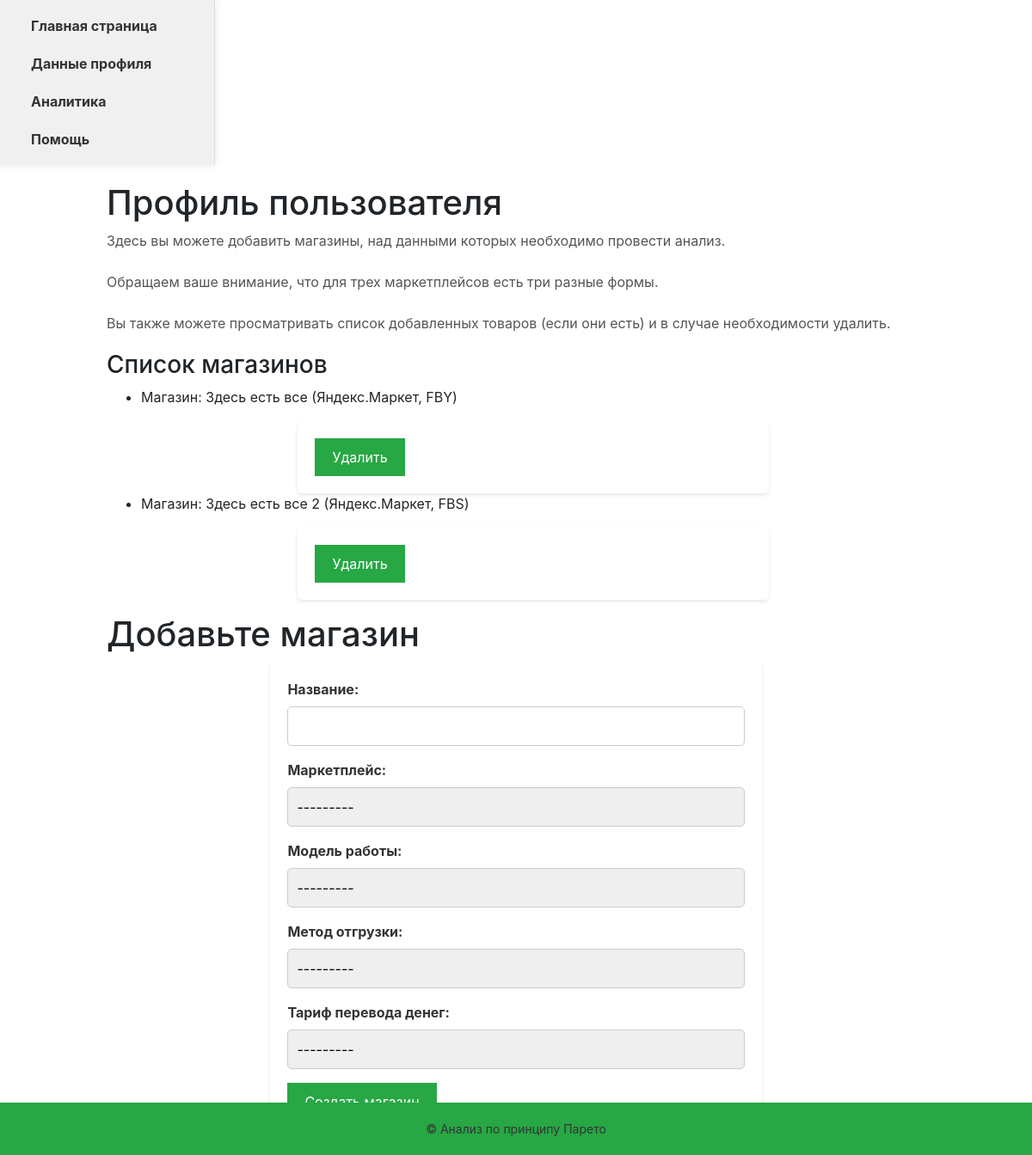
Before: /user/profil (signed in) with the older database file.
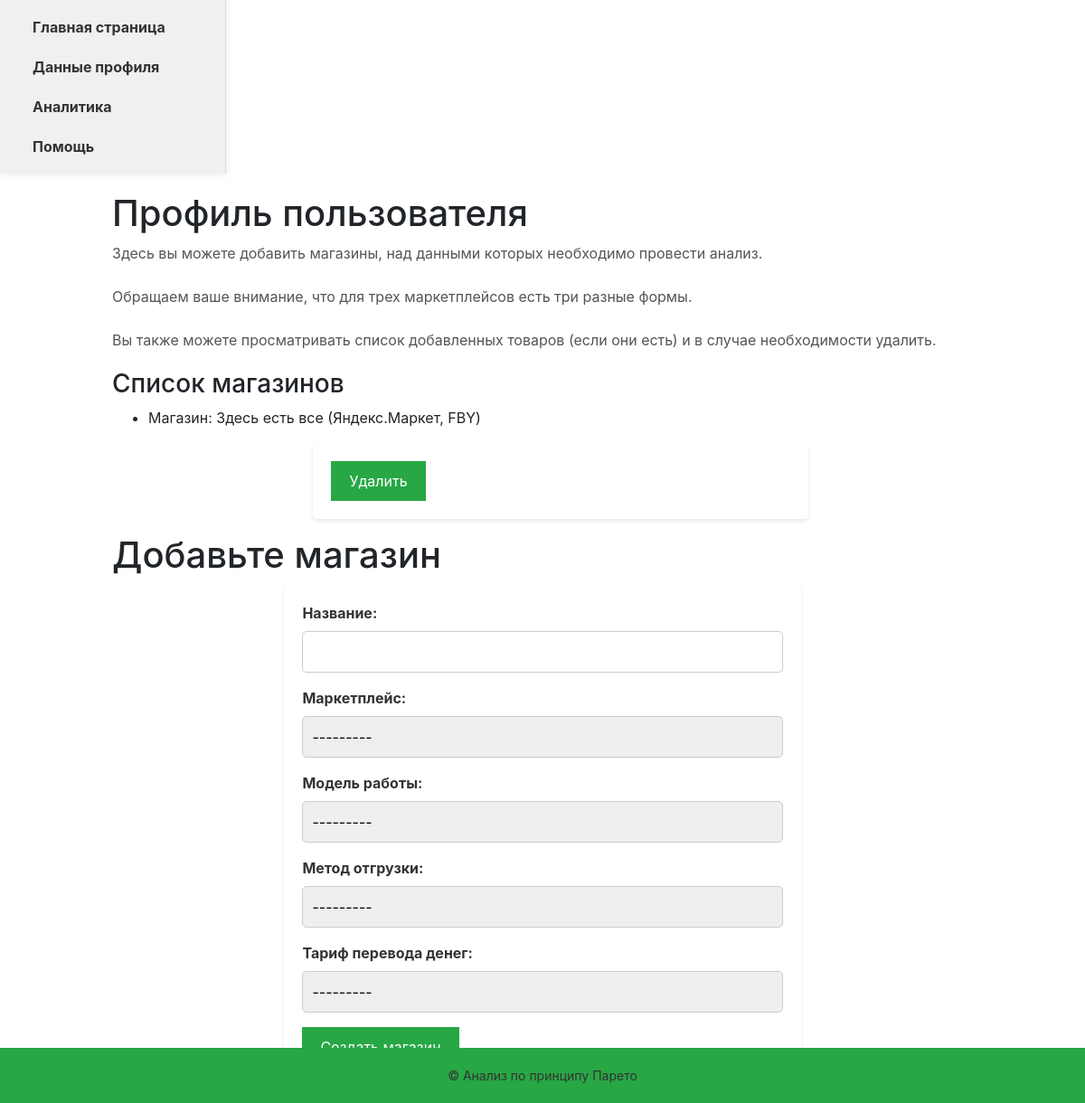
After: the same page with the newer database file.
### for_users/models.py (models this page shows, shortened)
class Shop(models.Model):
    nameSH = models.CharField(max_length=20, verbose_name='Название', unique=True)
    creator = models.ForeignKey(User, on_delete=models.SET_NULL, null=True, blank=True, verbose_name='Создатель')
    mp = models.ForeignKey(MarketPlace, on_delete=models.CASCADE, verbose_name='Маркетплейс', to_field='nameMP')
    md = models.ForeignKey(ModelWork, on_delete=models.CASCADE, verbose_name='Модель работы', to_field='nameMW')
    moe = models.ForeignKey(MethodofExport, on_delete=models.CASCADE, verbose_name='Метод отгрузки', to_field='nameME')
    tt = models.ForeignKey(TariffTranslate, on_delete=models.CASCADE, verbose_name='Тариф перевода денег', to_field='nameTT')
    class Meta:
        verbose_name = "Магазин"
        verbose_name_plural = "Магазины"

### for_admin/models.py (models this page shows)
class MarketPlace(models.Model):
    nameMP = models.CharField(max_length=20, verbose_name='Название МП', unique=True)
    def __str__(self):
        return self.nameMP
    class Meta:
        verbose_name = "Маркетплейс"
        verbose_name_plural = "Маркетплейсы"

class ModelWork(models.Model):
    nameMW = models.CharField(max_length=10, verbose_name='Название модели', unique=True)
    mp = models.ForeignKey(MarketPlace, on_delete=models.CASCADE, verbose_name='Доступе для МП', to_field='nameMP')
    def __str__(self):
        return self.nameMW
    class Meta:
        verbose_name = "Модель продаж"
        verbose_name_plural = "Модели продаж"

### for_users/views.py (the view)
# urls.py: path('profil', views.profil, name='profil'),
@login_required
def profil(request):
    user = request.user
    if request.method == 'POST':
        form = ShopForm(request.POST)
        if form.is_valid():
            shop = form.save(commit=False)
            shop.creator = request.user
            shop.save()
            return redirect('profil')
    else:
        form = ShopForm()
    shops = Shop.objects.filter(creator=user)
    return render(request, 'for_users/profil.html', {'form': form, 'shops':shops})

### for_users/forms.py
class ShopForm(forms.ModelForm):
    class Meta:
        model = Shop
        fields = ['nameSH', 'mp', 'md', 'moe', 'tt']

### for_admin/models.py (called while the page is built)
    def __str__(self):
        return self.nameME

    def __str__(self):
        return self.nameTT

### for_users/templates/for_users/profil.html (shortened to what this page needs)
{% extends 'for_users/base.html' %}
{% block content %}
<h1>Профиль пользователя</h1>
<p class="description">
  Здесь вы можете добавить магазины, над данными которых необходимо провести анализ. <br><br>
  Обращаем ваше внимание, что для трех маркетплейсов есть три разные формы.<br><br>
  Вы также можете просматривать список добавленных товаров (если они есть) и в случае необходимости
  удалить.
</p>
<h3>Список магазинов</h3>
{% if shops %}
  <ul>
    {% for shop_item in shops %}
      <li>
        <p>Магазин: {{ shop_item.nameSH }} ({{ shop_item.mp }}, {{ shop_item.md }})</p>
        <form class="nob" method="post">
          <button type="submit" name="action" value="delete">Удалить</button>
        </form>
      </li>
    {% endfor %}
  </ul>
{% else %}
  Пока нет доступных магазинов
{% endif %}
<h1>Добавьте магазин</h1>
<form method="post">
  {{ form.as_p }}
  <button type="submit">Создать магазин</button>
</form>
{% endblock %}

### for_users/templates/for_users/base.html (shortened to what this page needs)
<!DOCTYPE html>
<html lang="ru">
{% load static %}
<head>
    <link rel="stylesheet" type="text/css" href="{% static 'for_users/css/styles.css' %}">
    <link rel="stylesheet" href="путь/к/bootstrap.min.css">
</head>
<body>
<nav class="navbar" role="navigation">
  <div id="menuToggle">
    <ul id="menu">
      <a href="main"><li>Главная страница</li></a>
      <a href="profil"><li>Данные профиля</li></a>
      <a href="product"><li>Аналитика</li></a>
      <a href="help"><li>Помощь</li></a>
    </ul>
  </div>
</nav>
    <div class="container-fluid" >
        <div class="row" >
            <main class="col-md-9 ms-sm-auto col-lg-10 px-md-4">
                {% block content %}{% endblock %}
            </main>
        </div>
    </div>
    <footer class="footer">
        <p>&copy; Анализ по принципу Парето</p>
    </footer>
</body>
</html>

### for_users/static/for_users/css/styles.css (style rules this page uses)
body { font-family: Arial, sans-serif; margin: 0; padding: 0; background-color: #f2f2f2; color: #333; }
main { max-width: 800px; margin: 0 auto; padding: 20px; }
footer { text-align: center; padding: 10px 0; background-color: #28a745; color: #fff; }
a { color: #28a745; text-decoration: none; transition: color 0.3s; }
button { background-color: #28a745; color: #fff; border: none; padding: 10px 20px; border-radius: 5px; cursor: pointer; transition: background-color 0.3s; }
form { background-color: rgba(255, 255, 255, 0.9); padding: 20px; border-radius: 5px; box-shadow: 0 2px 4px rgba(0, 0, 0, 0.1); width: 60%; margin: 0 auto; }
label { display: block; margin-bottom: 10px; font-weight: bold; color: #333; }
input, select { width: 100%; padding: 10px; border: 1px solid #ccc; border-radius: 5px; transition: border-color 0.3s; font-size: 16px; margin-bottom: 20px; }
select { appearance: none; -webkit-appearance: none; background-image: url('arrow-down.png'); background-repeat: no-repeat; background-position: calc(100% - 10px) center; cursor: pointer; }
button { background-color: #28a745; color: white; padding: 10px 20px; border: none; border-radius: 5px; font-size: 16px; cursor: pointer; transition: background-color 0.3s; margin: 0 auto; display: block; }
.description { font-size: 16px; color: #555; margin-bottom: 20px; text-align: justify; }
.navbar { width: 250px; height: 100%; position: fixed; top: 0; left: 0; background-color: #f0f0f0; border-right: 1px solid #ddd; box-shadow: 0px 0px 10px rgba(0, 0, 0, 0.1); }
.navbar ul { list-style: none; padding: 0; margin: 0; }
.navbar li { padding: 10px 20px; border-bottom: 1px solid #ddd; }
.navbar li:last-child { border-bottom: none; }
.navbar a { text-decoration: none; color: #333; font-weight: bold; }
.footer { width: 100%; padding: 20px 0; text-align: center; position: fixed; bottom: 0; left: 0; }
.footer p { margin: 0; font-size: 14px; color: #333; }

Changed rows visible on the page:
removed Shop: nameSH "Здесь есть все 2", mp "Яндекс.Маркет", md "FBS"
